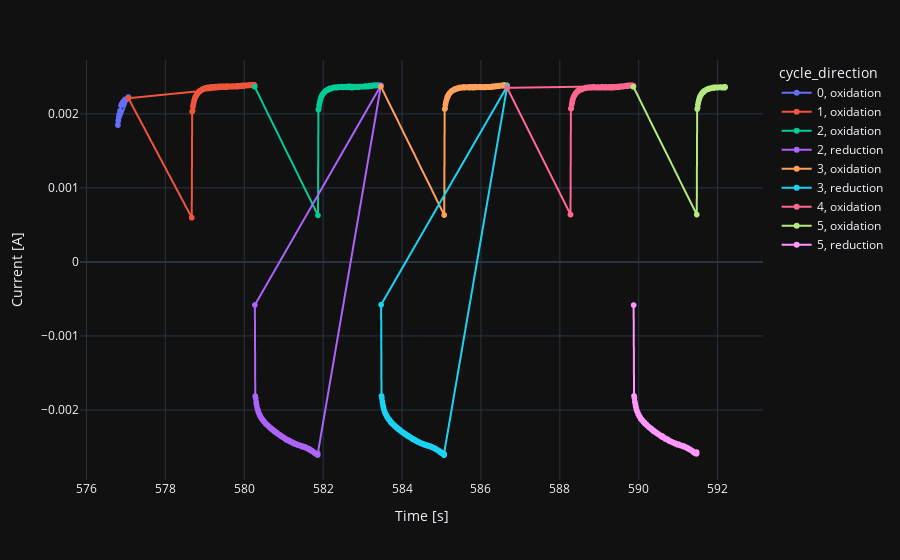

The cell this chart's notebook holds for it:
### Code cell
my_cv.show_current_time(template='plotly_dark')

### Figure 1 — Plotly figure (JSON) as saved in the notebook; plotly's stock layout.template omitted (floating-point values rounded to 4 significant figures; data arrays with more than 128 entries replaced by an {"elided": "..."} marker saying what was removed)
{"data": [{"hovertemplate": "cycle_direction=0, oxidation<br>Time [s]=%{x}<br>Current [A]=%{y}<extra></extra>", "legendgroup": "0, oxidation", "line": {"color": "#636efa", "dash": "solid"}, "marker": {"symbol": "circle"}, "mode": "lines+markers", "name": "0, oxidation", "showlegend": true, "type": "scattergl", "x": [576.8, 576.8, 576.8, 576.8, 576.9, 576.9, 576.9, 576.9, 576.9, 576.9, 576.9, 576.9, 576.9, 577.0, 577.0, 577.0, 577.0, 577.0, 577.0, 577.0, 577.0, 577.0, 577.0, 577.1, 577.1, 577.1, 577.1, 577.1, 576.8, 576.8, 576.8, 576.8, 576.9, 576.9, 576.9, 576.9, 576.9, 576.9, 576.9, 576.9, 576.9, 577.0, 577.0, 577.0, 577.0, 577.0, 577.0, 577.0, 577.0, 577.0, 577.0, 577.1, 577.1, 577.1, 577.1], "xaxis": "x", "y": [0.001849, 0.001906, 0.001952, 0.00199, 0.00204, 0.002115, 0.002122, 0.002134, 0.002142, 0.002152, 0.00216, 0.002168, 0.002169, 0.002175, 0.00218, 0.002194, 0.002187, 0.002192, 0.002198, 0.002203, 0.002201, 0.002208, 0.002204, 0.002211, 0.002219, 0.002226, 0.002225, 0.002225, 0.001849, 0.001906, 0.001952, 0.00199, 0.00204, 0.002115, 0.002122, 0.002134, 0.002142, 0.002152, 0.00216, 0.002168, 0.002169, 0.002175, 0.00218, 0.002194, 0.002187, 0.002192, 0.002198, 0.002203, 0.002201, 0.002208, 0.002204, 0.002211, 0.002219, 0.002226, 0.002225], "yaxis": "y"}, {"hovertemplate": "cycle_direction=1, oxidation<br>Time [s]=%{x}<br>Current [A]=%{y}<extra></extra>", "legendgroup": "1, oxidation", "line": {"color": "#EF553B", "dash": "solid"}, "marker": {"symbol": "circle"}, "mode": "lines+markers", "name": "1, oxidation", "showlegend": true, "type": "scattergl", "x": {"elided": "331 float values"}, "xaxis": "x", "y": {"elided": "331 float values"}, "yaxis": "y"}, {"hovertemplate": "cycle_direction=2, oxidation<br>Time [s]=%{x}<br>Current [A]=%{y}<extra></extra>", "legendgroup": "2, oxidation", "line": {"color": "#00cc96", "dash": "solid"}, "marker": {"symbol": "circle"}, "mode": "lines+markers", "name": "2, oxidation", "showlegend": true, "type": "scattergl", "x": {"elided": "164 float values"}, "xaxis": "x", "y": {"elided": "164 float values"}, "yaxis": "y"}, {"hovertemplate": "cycle_direction=2, reduction<br>Time [s]=%{x}<br>Current [A]=%{y}<extra></extra>", "legendgroup": "2, reduction", "line": {"color": "#ab63fa", "dash": "solid"}, "marker": {"symbol": "circle"}, "mode": "lines+markers", "name": "2, reduction", "showlegend": true, "type": "scattergl", "x": {"elided": "165 float values"}, "xaxis": "x", "y": {"elided": "165 float values"}, "yaxis": "y"}, {"hovertemplate": "cycle_direction=3, oxidation<br>Time [s]=%{x}<br>Current [A]=%{y}<extra></extra>", "legendgroup": "3, oxidation", "line": {"color": "#FFA15A", "dash": "solid"}, "marker": {"symbol": "circle"}, "mode": "lines+markers", "name": "3, oxidation", "showlegend": true, "type": "scattergl", "x": {"elided": "164 float values"}, "xaxis": "x", "y": {"elided": "164 float values"}, "yaxis": "y"}, {"hovertemplate": "cycle_direction=3, reduction<br>Time [s]=%{x}<br>Current [A]=%{y}<extra></extra>", "legendgroup": "3, reduction", "line": {"color": "#19d3f3", "dash": "solid"}, "marker": {"symbol": "circle"}, "mode": "lines+markers", "name": "3, reduction", "showlegend": true, "type": "scattergl", "x": {"elided": "165 float values"}, "xaxis": "x", "y": {"elided": "165 float values"}, "yaxis": "y"}, {"hovertemplate": "cycle_direction=4, oxidation<br>Time [s]=%{x}<br>Current [A]=%{y}<extra></extra>", "legendgroup": "4, oxidation", "line": {"color": "#FF6692", "dash": "solid"}, "marker": {"symbol": "circle"}, "mode": "lines+markers", "name": "4, oxidation", "showlegend": true, "type": "scattergl", "x": {"elided": "331 float values"}, "xaxis": "x", "y": {"elided": "331 float values"}, "yaxis": "y"}, {"hovertemplate": "cycle_direction=5, oxidation<br>Time [s]=%{x}<br>Current [A]=%{y}<extra></extra>", "legendgroup": "5, oxidation", "line": {"color": "#B6E880", "dash": "solid"}, "marker": {"symbol": "circle"}, "mode": "lines+markers", "name": "5, oxidation", "showlegend": true, "type": "scattergl", "x": [589.9, 591.5, 591.5, 591.5, 591.5, 591.5, 591.5, 591.5, 591.5, 591.6, 591.6, 591.6, 591.6, 591.6, 591.6, 591.6, 591.6, 591.6, 591.6, 591.7, 591.7, 591.7, 591.7, 591.7, 591.7, 591.7, 591.7, 591.7, 591.7, 591.8, 591.8, 591.8, 591.8, 591.8, 591.8, 591.8, 591.8, 591.8, 591.8, 591.9, 591.9, 591.9, 591.9, 591.9, 591.9, 591.9, 591.9, 591.9, 591.9, 592.0, 592.0, 592.0, 592.0, 592.0, 592.0, 592.0, 592.0, 592.0, 592.0, 592.1, 592.1, 592.1, 592.1, 592.1, 592.1, 592.1, 592.1, 592.1, 592.1, 592.2, 592.2, 592.2, 592.2, 592.2, 592.2, 592.2], "xaxis": "x", "y": [0.002364, 0.0006391, 0.002065, 0.00208, 0.002125, 0.002154, 0.002179, 0.002199, 0.002214, 0.002231, 0.002243, 0.002249, 0.00226, 0.002267, 0.002279, 0.002281, 0.002291, 0.002295, 0.002292, 0.002306, 0.002307, 0.002313, 0.002314, 0.002319, 0.002321, 0.002325, 0.002326, 0.002329, 0.002333, 0.002338, 0.002333, 0.00234, 0.002341, 0.002343, 0.002341, 0.002346, 0.002345, 0.002344, 0.002348, 0.00235, 0.002354, 0.002354, 0.002353, 0.002352, 0.00235, 0.00236, 0.00235, 0.002356, 0.002359, 0.002357, 0.00236, 0.002357, 0.002357, 0.002356, 0.002359, 0.002357, 0.002357, 0.002359, 0.002358, 0.002361, 0.00236, 0.002363, 0.002358, 0.002357, 0.002357, 0.002361, 0.002359, 0.002354, 0.002357, 0.002361, 0.002361, 0.002364, 0.002354, 0.002359, 0.002363, 0.002365], "yaxis": "y"}, {"hovertemplate": "cycle_direction=5, reduction<br>Time [s]=%{x}<br>Current [A]=%{y}<extra></extra>", "legendgroup": "5, reduction", "line": {"color": "#FF97FF", "dash": "solid"}, "marker": {"symbol": "circle"}, "mode": "lines+markers", "name": "5, reduction", "showlegend": true, "type": "scattergl", "x": {"elided": "163 float values"}, "xaxis": "x", "y": {"elided": "163 float values"}, "yaxis": "y"}], "layout": {"legend": {"title": {"text": "cycle_direction"}, "tracegroupgap": 0}, "margin": {"t": 60}, "xaxis": {"anchor": "y", "domain": [0, 1], "title": {"text": "Time [s]"}}, "yaxis": {"anchor": "x", "domain": [0, 1], "title": {"text": "Current [A]"}}}}
